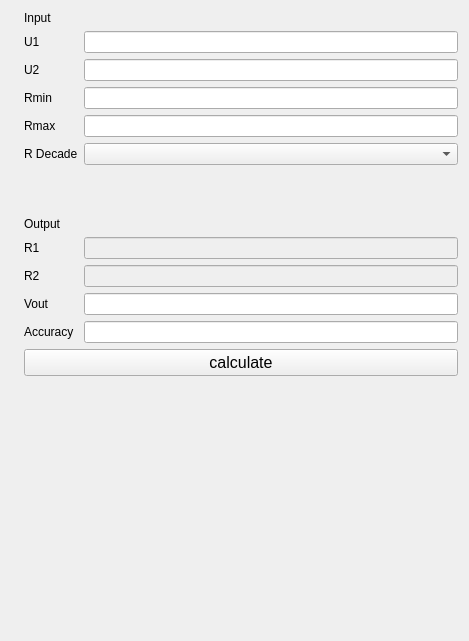
<?xml version="1.0" encoding="UTF-8"?>
<ui version="4.0">
 <class>Form</class>
 <widget class="QWidget" name="Form">
  <property name="geometry">
   <rect>
    <x>0</x>
    <y>0</y>
    <width>469</width>
    <height>641</height>
   </rect>
  </property>
  <property name="windowTitle">
   <string>Form</string>
  </property>
  <layout class="QVBoxLayout" name="verticalLayout_2">
   <item>
    <layout class="QHBoxLayout" name="horizontalLayout">
     <item>
      <widget class="QLabel" name="label_5">
       <property name="text">
        <string/>
       </property>
       <property name="pixmap">
        <pixmap resource="../images/images.qrc">:/vDivider.gif</pixmap>
       </property>
       <property name="scaledContents">
        <bool>true</bool>
       </property>
      </widget>
     </item>
     <item>
      <layout class="QVBoxLayout" name="verticalLayout">
       <item>
        <layout class="QFormLayout" name="formLayout">
         <item row="0" column="0">
          <widget class="QLabel" name="label_10">
           <property name="text">
            <string>Input</string>
           </property>
          </widget>
         </item>
         <item row="1" column="0">
          <widget class="QLabel" name="label_7">
           <property name="text">
            <string>U1</string>
           </property>
          </widget>
         </item>
         <item row="2" column="0">
          <widget class="QLabel" name="label_8">
           <property name="text">
            <string>U2</string>
           </property>
          </widget>
         </item>
         <item row="3" column="0">
          <widget class="QLabel" name="label_3">
           <property name="text">
            <string>Rmin</string>
           </property>
          </widget>
         </item>
         <item row="4" column="0">
          <widget class="QLabel" name="label_4">
           <property name="text">
            <string>Rmax</string>
           </property>
          </widget>
         </item>
         <item row="5" column="0">
          <widget class="QLabel" name="label_6">
           <property name="text">
            <string>R Decade</string>
           </property>
          </widget>
         </item>
         <item row="5" column="1">
          <widget class="QComboBox" name="comboBox"/>
         </item>
         <item row="6" column="1">
          <spacer name="verticalSpacer">
           <property name="orientation">
            <enum>Qt::Vertical</enum>
           </property>
           <property name="sizeHint" stdset="0">
            <size>
             <width>20</width>
             <height>40</height>
            </size>
           </property>
          </spacer>
         </item>
         <item row="7" column="0">
          <widget class="QLabel" name="label_11">
           <property name="text">
            <string>Output</string>
           </property>
          </widget>
         </item>
         <item row="8" column="0">
          <widget class="QLabel" name="label_9">
           <property name="text">
            <string>R1</string>
           </property>
          </widget>
         </item>
         <item row="8" column="1">
          <widget class="QLineEdit" name="lineEditR1">
           <property name="enabled">
            <bool>false</bool>
           </property>
           <property name="palette">
            <palette>
             <active>
              <colorrole role="WindowText">
               <brush brushstyle="SolidPattern">
                <color alpha="255">
                 <red>0</red>
                 <green>0</green>
                 <blue>0</blue>
                </color>
               </brush>
              </colorrole>
              <colorrole role="Dark">
               <brush brushstyle="SolidPattern">
                <color alpha="255">
                 <red>0</red>
                 <green>0</green>
                 <blue>0</blue>
                </color>
               </brush>
              </colorrole>
              <colorrole role="Text">
               <brush brushstyle="SolidPattern">
                <color alpha="255">
                 <red>0</red>
                 <green>0</green>
                 <blue>0</blue>
                </color>
               </brush>
              </colorrole>
              <colorrole role="ButtonText">
               <brush brushstyle="SolidPattern">
                <color alpha="255">
                 <red>0</red>
                 <green>0</green>
                 <blue>0</blue>
                </color>
               </brush>
              </colorrole>
             </active>
             <inactive>
              <colorrole role="WindowText">
               <brush brushstyle="SolidPattern">
                <color alpha="255">
                 <red>0</red>
                 <green>0</green>
                 <blue>0</blue>
                </color>
               </brush>
              </colorrole>
              <colorrole role="Dark">
               <brush brushstyle="SolidPattern">
                <color alpha="255">
                 <red>0</red>
                 <green>0</green>
                 <blue>0</blue>
                </color>
               </brush>
              </colorrole>
              <colorrole role="Text">
               <brush brushstyle="SolidPattern">
                <color alpha="255">
                 <red>0</red>
                 <green>0</green>
                 <blue>0</blue>
                </color>
               </brush>
              </colorrole>
              <colorrole role="ButtonText">
               <brush brushstyle="SolidPattern">
                <color alpha="255">
                 <red>0</red>
                 <green>0</green>
                 <blue>0</blue>
                </color>
               </brush>
              </colorrole>
             </inactive>
             <disabled>
              <colorrole role="WindowText">
               <brush brushstyle="SolidPattern">
                <color alpha="255">
                 <red>0</red>
                 <green>0</green>
                 <blue>0</blue>
                </color>
               </brush>
              </colorrole>
              <colorrole role="Dark">
               <brush brushstyle="SolidPattern">
                <color alpha="255">
                 <red>0</red>
                 <green>0</green>
                 <blue>0</blue>
                </color>
               </brush>
              </colorrole>
              <colorrole role="Text">
               <brush brushstyle="SolidPattern">
                <color alpha="255">
                 <red>0</red>
                 <green>0</green>
                 <blue>0</blue>
                </color>
               </brush>
              </colorrole>
              <colorrole role="ButtonText">
               <brush brushstyle="SolidPattern">
                <color alpha="255">
                 <red>0</red>
                 <green>0</green>
                 <blue>0</blue>
                </color>
               </brush>
              </colorrole>
             </disabled>
            </palette>
           </property>
           <property name="alignment">
            <set>Qt::AlignLeading|Qt::AlignLeft|Qt::AlignVCenter</set>
           </property>
           <property name="readOnly">
            <bool>true</bool>
           </property>
          </widget>
         </item>
         <item row="9" column="0">
          <widget class="QLabel" name="label_12">
           <property name="text">
            <string>R2</string>
           </property>
          </widget>
         </item>
         <item row="9" column="1">
          <widget class="QLineEdit" name="lineEditR2">
           <property name="enabled">
            <bool>false</bool>
           </property>
           <property name="palette">
            <palette>
             <active>
              <colorrole role="WindowText">
               <brush brushstyle="SolidPattern">
                <color alpha="255">
                 <red>0</red>
                 <green>0</green>
                 <blue>0</blue>
                </color>
               </brush>
              </colorrole>
              <colorrole role="Dark">
               <brush brushstyle="SolidPattern">
                <color alpha="255">
                 <red>0</red>
                 <green>0</green>
                 <blue>0</blue>
                </color>
               </brush>
              </colorrole>
              <colorrole role="Text">
               <brush brushstyle="SolidPattern">
                <color alpha="255">
                 <red>0</red>
                 <green>0</green>
                 <blue>0</blue>
                </color>
               </brush>
              </colorrole>
              <colorrole role="ButtonText">
               <brush brushstyle="SolidPattern">
                <color alpha="255">
                 <red>0</red>
                 <green>0</green>
                 <blue>0</blue>
                </color>
               </brush>
              </colorrole>
             </active>
             <inactive>
              <colorrole role="WindowText">
               <brush brushstyle="SolidPattern">
                <color alpha="255">
                 <red>0</red>
                 <green>0</green>
                 <blue>0</blue>
                </color>
               </brush>
              </colorrole>
              <colorrole role="Dark">
               <brush brushstyle="SolidPattern">
                <color alpha="255">
                 <red>0</red>
                 <green>0</green>
                 <blue>0</blue>
                </color>
               </brush>
              </colorrole>
              <colorrole role="Text">
               <brush brushstyle="SolidPattern">
                <color alpha="255">
                 <red>0</red>
                 <green>0</green>
                 <blue>0</blue>
                </color>
               </brush>
              </colorrole>
              <colorrole role="ButtonText">
               <brush brushstyle="SolidPattern">
                <color alpha="255">
                 <red>0</red>
                 <green>0</green>
                 <blue>0</blue>
                </color>
               </brush>
              </colorrole>
             </inactive>
             <disabled>
              <colorrole role="WindowText">
               <brush brushstyle="SolidPattern">
                <color alpha="255">
                 <red>0</red>
                 <green>0</green>
                 <blue>0</blue>
                </color>
               </brush>
              </colorrole>
              <colorrole role="Dark">
               <brush brushstyle="SolidPattern">
                <color alpha="255">
                 <red>0</red>
                 <green>0</green>
                 <blue>0</blue>
                </color>
               </brush>
              </colorrole>
              <colorrole role="Text">
               <brush brushstyle="SolidPattern">
                <color alpha="255">
                 <red>0</red>
                 <green>0</green>
                 <blue>0</blue>
                </color>
               </brush>
              </colorrole>
              <colorrole role="ButtonText">
               <brush brushstyle="SolidPattern">
                <color alpha="255">
                 <red>0</red>
                 <green>0</green>
                 <blue>0</blue>
                </color>
               </brush>
              </colorrole>
             </disabled>
            </palette>
           </property>
           <property name="alignment">
            <set>Qt::AlignLeading|Qt::AlignLeft|Qt::AlignVCenter</set>
           </property>
           <property name="readOnly">
            <bool>true</bool>
           </property>
          </widget>
         </item>
         <item row="10" column="0">
          <widget class="QLabel" name="label">
           <property name="text">
            <string>Vout</string>
           </property>
          </widget>
         </item>
         <item row="10" column="1">
          <widget class="QLineEdit" name="lineEditVout">
           <property name="readOnly">
            <bool>true</bool>
           </property>
          </widget>
         </item>
         <item row="11" column="0">
          <widget class="QLabel" name="label_2">
           <property name="text">
            <string>Accuracy</string>
           </property>
          </widget>
         </item>
         <item row="11" column="1">
          <widget class="QLineEdit" name="lineEditAccuracy"/>
         </item>
         <item row="1" column="1">
          <widget class="QLineEdit" name="lineEditU1"/>
         </item>
         <item row="2" column="1">
          <widget class="QLineEdit" name="lineEditU2"/>
         </item>
         <item row="3" column="1">
          <widget class="QLineEdit" name="lineEditRmin"/>
         </item>
         <item row="4" column="1">
          <widget class="QLineEdit" name="lineEditRmax"/>
         </item>
        </layout>
       </item>
       <item>
        <widget class="QPushButton" name="pushButton">
         <property name="font">
          <font>
           <pointsize>12</pointsize>
          </font>
         </property>
         <property name="text">
          <string>calculate</string>
         </property>
        </widget>
       </item>
       <item>
        <spacer name="verticalSpacer_2">
         <property name="orientation">
          <enum>Qt::Vertical</enum>
         </property>
         <property name="sizeHint" stdset="0">
          <size>
           <width>20</width>
           <height>40</height>
          </size>
         </property>
        </spacer>
       </item>
      </layout>
     </item>
    </layout>
   </item>
  </layout>
 </widget>
 <resources>
  <include location="../images/images.qrc"/>
 </resources>
 <connections/>
</ui>
